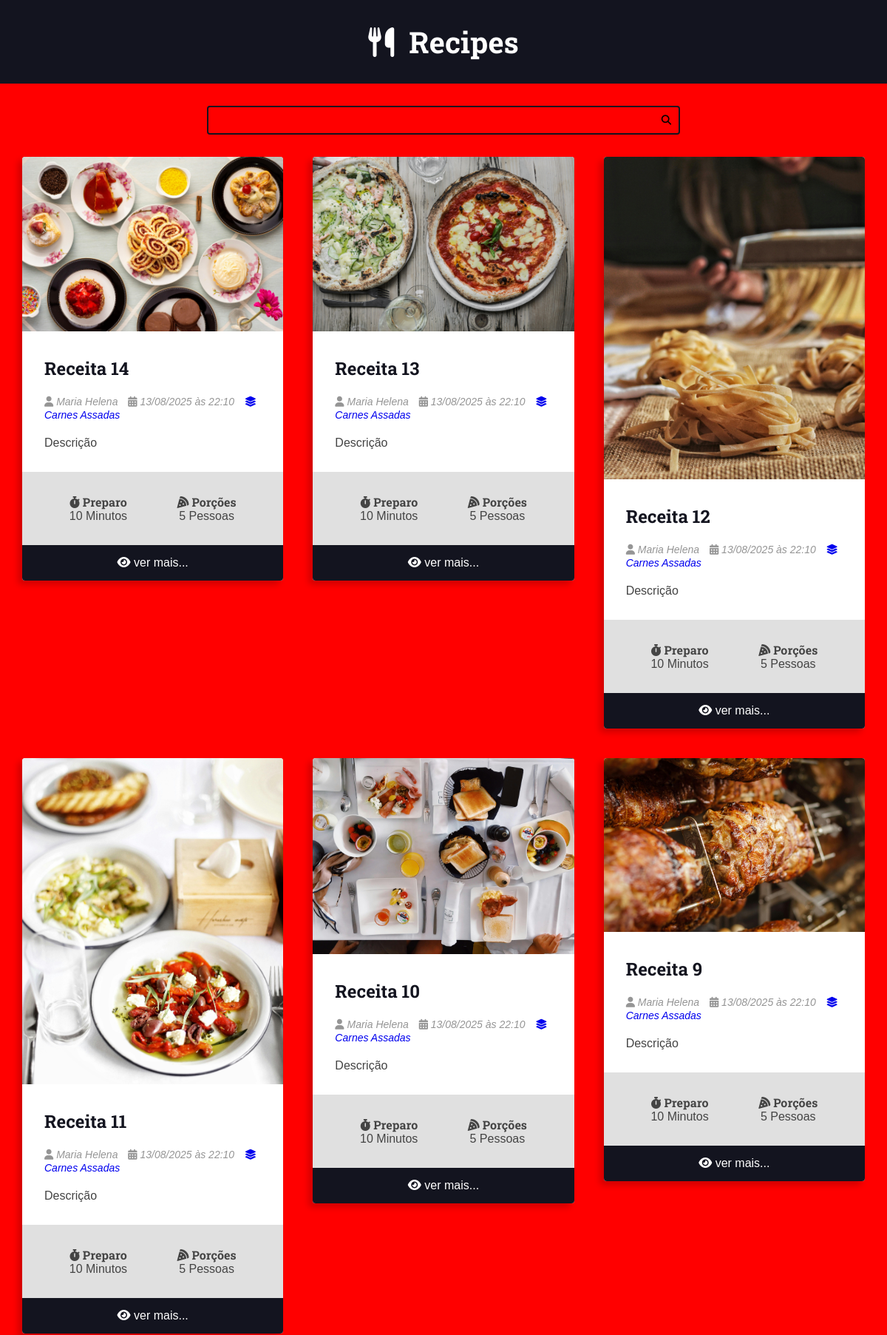
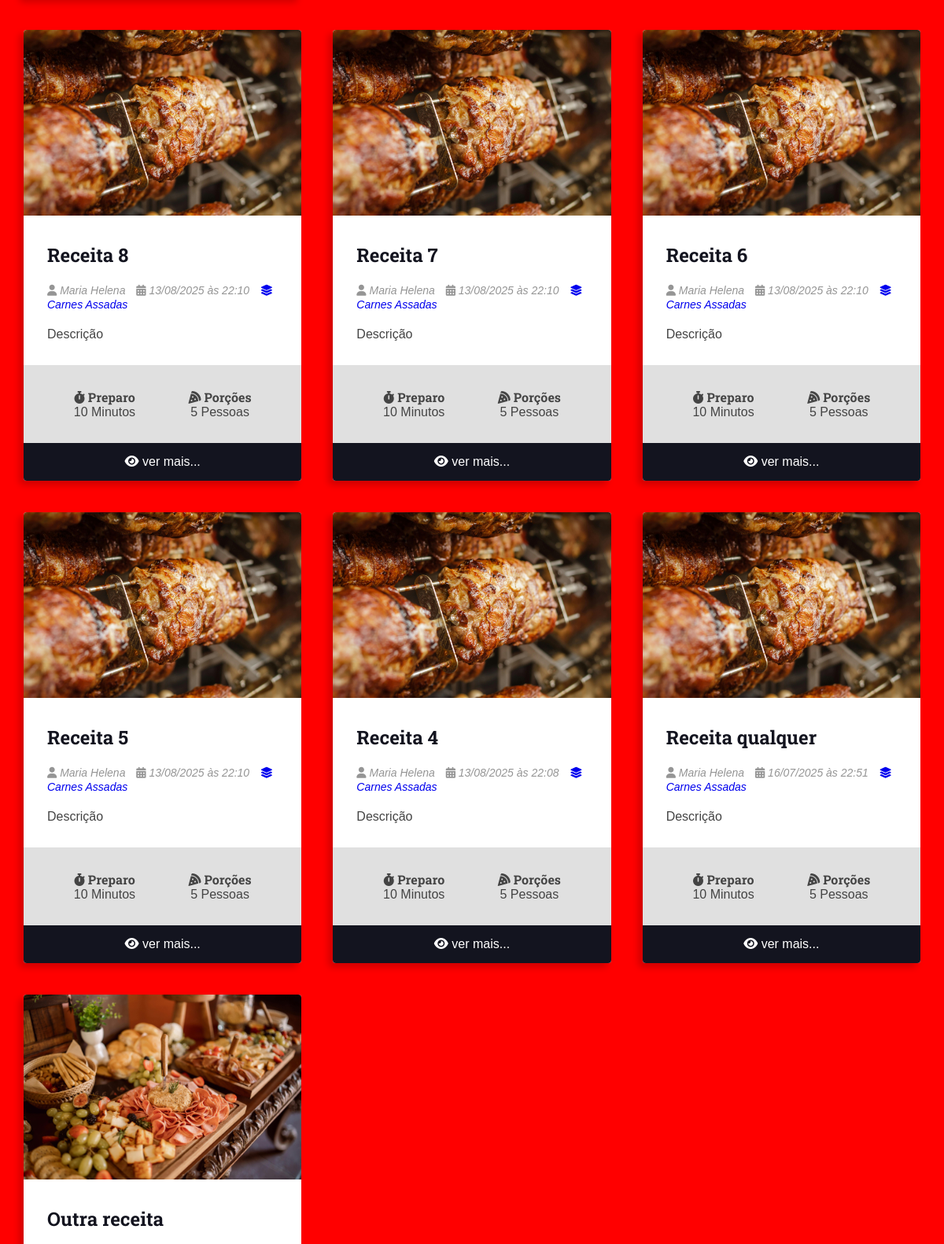
Page /recipes/category/4/ (upper part) on the committed database (2 pictures, top to bottom).
### recipes/models.py (models this page shows, shortened)
class Recipe(models.Model):
    title = models.CharField(max_length=65)
    description = models.CharField(max_length=165)
    slug = models.SlugField(unique=True)
    preparation_time = models.IntegerField()
    preparation_time_unit = models.CharField(max_length=65)
    servings = models.IntegerField()
    servings_unit = models.CharField(max_length=65)
    preparation_steps = models.TextField()
    preparation_steps_is_html = models.BooleanField(default=False)
    created_at = models.DateTimeField(auto_now_add=True)
    updated_at = models.DateTimeField(auto_now=True)
    is_published = models.BooleanField(default=False)
    cover = models.ImageField(upload_to='recipes/covers/%Y/%m/%d', blank=True, default='')
    category = models.ForeignKey(
        Category, on_delete=models.SET_NULL, null=True, blank=True,
        default=None,
    )
    author = models.ForeignKey(
        User, on_delete=models.SET_NULL, null=True
    )

class Category(models.Model):
    name = models.CharField(max_length=65)

### recipes/views.py (the view)
# urls.py: path('recipes/category/<int:category_id>/',
def category(request, category_id):
    recipes = get_list_or_404(
        Recipe.objects.filter(
            category__id=category_id,
            is_published=True,
        ).order_by('-id')
    )
    return render(request, 'recipes/pages/category.html', context={
        'recipes': recipes,
        'title': f'{recipes[0].category.name} - Category | '
    })

### recipes/templates/recipes/pages/category.html (shortened to what this page needs)
{% extends "global/base.html" %}
{% block content %}
<div class="main-content main-content-list container">
    {% for recipe in recipes %}
        {% include "recipes/partials/recipe.html" %}
    {% endfor %}
</div>
{% endblock content %}

### recipes/templates/recipes/partials/recipe.html (shortened to what this page needs)
<div class="recipe recipe-list-item">
    {% if recipe.cover %}
        <div class="recipe-cover">
            <a href="{% url 'recipes:recipe' recipe.id %}">
                <img src="{{recipe.cover.url}}" alt="Temporário">
            </a>
        </div>
    {% endif %}
    <div class="recipe-title-container">
        <h2 class="recipe-title">
            <a href="{% url 'recipes:recipe' recipe.id %}">
                {{recipe.title}}
            </a>
        </h2>
    </div>
    <div class="recipe-author">
        {% if recipe.author is not None %}
            <span class="recipe-author-item">
                <i class="fas fa-user"></i>
                {% if recipe.author.first_name %}
                    {{recipe.author.first_name}} {{recipe.author.last_name}}
                {% else %}
                    {{recipe.author.username}}
                {% endif %}
            </span>
        {% endif %}
        <span class="recipe-author-item">
            <i class="fas fa-calendar-alt"></i>
            {{recipe.created_at|date:"d/m/Y"}} às {{recipe.created_at|date:"H:i"}}
        </span>
        {% if recipe.category is not None %}
            <span class="recipe-author-item">
                <a href="{% url 'recipes:category' recipe.category.id %}">
                    <i class="fas fa-layer-group"></i>
                    <span>{{recipe.category.name}}</span>
                </a>
            </span>
        {% endif %}
    </div>
    <div class="recipe-content">
        <p>{{recipe.description}}</p>
    </div>
    <div class="recipe-meta-container">
        <div class="recipe-meta recipe-preparation">
            <h3 class="recipe-meta-title"><i class="fas fa-stopwatch"></i> Preparo</h3>
            <div class="recipe-meta-text">
                {{recipe.preparation_time}} {{recipe.preparation_time_unit}}
            </div>
        </div>
        <div class="recipe-meta recipe-servings">
            <h3 class="recipe-meta-title"><i class="fas fa-pizza-slice"></i> Porções</h3>
            <div class="recipe-meta-text">
                {{recipe.servings}} {{recipe.servings_unit}}
            </div>
        </div>
    </div>
    {% if is_detail_page is not True %}
        <footer class="recipe-footer">
            <a class="recipe-read-more button button-dark button-full-width" href="{% url 'recipes:recipe' recipe.id %}">
                <i class="fas fa-eye"></i>
                <span>ver mais...</span>
            </a>
        </footer>
    {% endif %}
</div>

### recipes/static/recipes/css/styles.css (style rules this page uses)
:root { --color-primary: #269fe6; --color-primary-hover: #2086c2; --color-primary-dark: #13141f; --color-primary-dark-hover: #212336; --color-primary-light: #d4ecfa; --color-primary-light-hover: #bdd8e7; --color-white: #fff; --color-black: #000; --color-dark-text: #444; --color-info-light: #cce5ff; --color-debug-light: #cce5ff; --color-success-light: #d4edda; --color-alert-light: #fff3cd; --color-warning-light: #fff3cd; --color-error-light: #f8d7da; --color-info-dark: #4d86c4; --color-debug-dark: #4d86c4; --color-success-dark: #4a9c5d; --color-alert-dark: #927f40; --color-warning-dark: #927f40; --color-error-dark: #da525d; --color-gray-0: #f9f9f9; --color-gray-1: #e0e0e0; --color-gray-2: #c7c7c7; --color-gray-3: #aeaeae; --color-gray-4: #959595; --color-gray-5: #7d7d7d; --color-gray-6: #646464; --color-gray-7: #4b4b4b; --color-gray-8: #323232; --color-gray-9: #191919; --font-primary: sans-serif; --font-headings: 'Roboto Slab', serif; --spacing-gutter-medium: 3rem; --spacing-gutter-large: 4rem; }
* { padding: 0; margin: 0; box-sizing: border-box; }
html { font-size: 62.5%; }
body { font-size: 1.6rem; font-family: var(--font-primary); background: var(--color-gray-1); color: var(--color-dark-text); }
h1, h2, h3, h4, h5, h6 { font-family: var(--font-headings); }
.container { max-width: 144rem; margin: 0 auto; padding: var(--spacing-gutter-medium); }
.main-content { padding-top: 0; }
.main-content-list { display: grid; grid-template-columns: repeat(auto-fit, minmax(340px, 1fr)); gap: var(--spacing-gutter-large); }
.recipe { background: var(--color-white); box-shadow: -5px 5px 10px rgba(0,0,0,.2); transform: scale(1); transition: all 300ms ease-in-out; border-radius: .4rem; overflow: hidden; }
.recipe img { max-width: 100%; }
.recipe-list-item { max-width: 64rem; height: fit-content; }
.recipe-title-container { padding: var(--spacing-gutter-medium); padding-bottom: 2rem; }
.recipe-title-container a { text-decoration: none; color: var(--color-primary-dark); }
.recipe-author { padding: 0 var(--spacing-gutter-medium); }
.recipe-content { padding: var(--spacing-gutter-medium); padding-top: 2rem; }
.recipe-author-item { color: var(--color-gray-4); margin-right: 1rem; font-style: italic; font-size: 1.4rem; }
.recipe-author a { color: var(-color-primary); transition: all 300ms ease-in-out; text-decoration: none; }
.recipe-meta-container { display: flex; flex-flow: row wrap; padding: var(--spacing-gutter-medium); background: var(--color-gray-1); }
.recipe-meta { display: flex; flex-flow: column nowrap; flex-shrink: 1; flex-grow: 1; text-align: center; }
.recipe-meta-title { font-size: 1.6rem; }
.recipe-footer a { background: var(--color-primary-dark); display: block; color: var(--color-white); text-decoration: none; text-align: center; padding: 1.5rem var(--spacing-gutter-medium); transition: all 300ms ease-in-out; }

### static/global/css/global-style.css (style rules this page uses)
body { background: red; }

### rows in the picture
Recipe: cover (picture), title "Receita 14", author.first_name "Maria", author.last_name "Helena", created_at "13/08/2025", created_at "22:10", category.name "Carnes Assadas", description "Descrição", preparation_time "10", preparation_time_unit "Minutos", servings "5", servings_unit "Pessoas", shows "ver mais..."
Recipe: cover (picture), title "Receita 13", author.first_name "Maria", author.last_name "Helena", created_at "13/08/2025", created_at "22:10", category.name "Carnes Assadas", description "Descrição", preparation_time "10", preparation_time_unit "Minutos", servings "5", servings_unit "Pessoas", shows "ver mais..."
Recipe: cover (picture), title "Receita 12", author.first_name "Maria", author.last_name "Helena", created_at "13/08/2025", created_at "22:10", category.name "Carnes Assadas", description "Descrição", preparation_time "10", preparation_time_unit "Minutos", servings "5", servings_unit "Pessoas", shows "ver mais..."
Recipe: cover (picture), title "Receita 11", author.first_name "Maria", author.last_name "Helena", created_at "13/08/2025", created_at "22:10", category.name "Carnes Assadas", description "Descrição", preparation_time "10", preparation_time_unit "Minutos", servings "5", servings_unit "Pessoas", shows "ver mais..."
Recipe: cover (picture), title "Receita 10", author.first_name "Maria", author.last_name "Helena", created_at "13/08/2025", created_at "22:10", category.name "Carnes Assadas", description "Descrição", preparation_time "10", preparation_time_unit "Minutos", servings "5", servings_unit "Pessoas", shows "ver mais..."
Recipe: cover (picture), title "Receita 9", author.first_name "Maria", author.last_name "Helena", created_at "13/08/2025", created_at "22:10", category.name "Carnes Assadas", description "Descrição", preparation_time "10", preparation_time_unit "Minutos", servings "5", servings_unit "Pessoas", shows "ver mais..."
Recipe: cover (picture), title "Receita 8", author.first_name "Maria", author.last_name "Helena", created_at "13/08/2025", created_at "22:10", category.name "Carnes Assadas", description "Descrição", preparation_time "10", preparation_time_unit "Minutos", servings "5", servings_unit "Pessoas", shows "ver mais..."
Recipe: cover (picture), title "Receita 7", author.first_name "Maria", author.last_name "Helena", created_at "13/08/2025", created_at "22:10", category.name "Carnes Assadas", description "Descrição", preparation_time "10", preparation_time_unit "Minutos", servings "5", servings_unit "Pessoas", shows "ver mais..."
Recipe: cover (picture), title "Receita 6", author.first_name "Maria", author.last_name "Helena", created_at "13/08/2025", created_at "22:10", category.name "Carnes Assadas", description "Descrição", preparation_time "10", preparation_time_unit "Minutos", servings "5", servings_unit "Pessoas", shows "ver mais..."
Recipe: cover (picture), title "Receita 5", author.first_name "Maria", author.last_name "Helena", created_at "13/08/2025", created_at "22:10", category.name "Carnes Assadas", description "Descrição", preparation_time "10", preparation_time_unit "Minutos", servings "5", servings_unit "Pessoas", shows "ver mais..."
Recipe: cover (picture), title "Receita 4", author.first_name "Maria", author.last_name "Helena", created_at "13/08/2025", created_at "22:08", category.name "Carnes Assadas", description "Descrição", preparation_time "10", preparation_time_unit "Minutos", servings "5", servings_unit "Pessoas", shows "ver mais..."
Recipe: cover (picture), title "Receita qualquer", author.first_name "Maria", author.last_name "Helena", created_at "16/07/2025", created_at "22:51", category.name "Carnes Assadas", description "Descrição", preparation_time "10", preparation_time_unit "Minutos", servings "5", servings_unit "Pessoas", shows "ver mais..."
Recipe: cover (picture), title "Outra receita"
